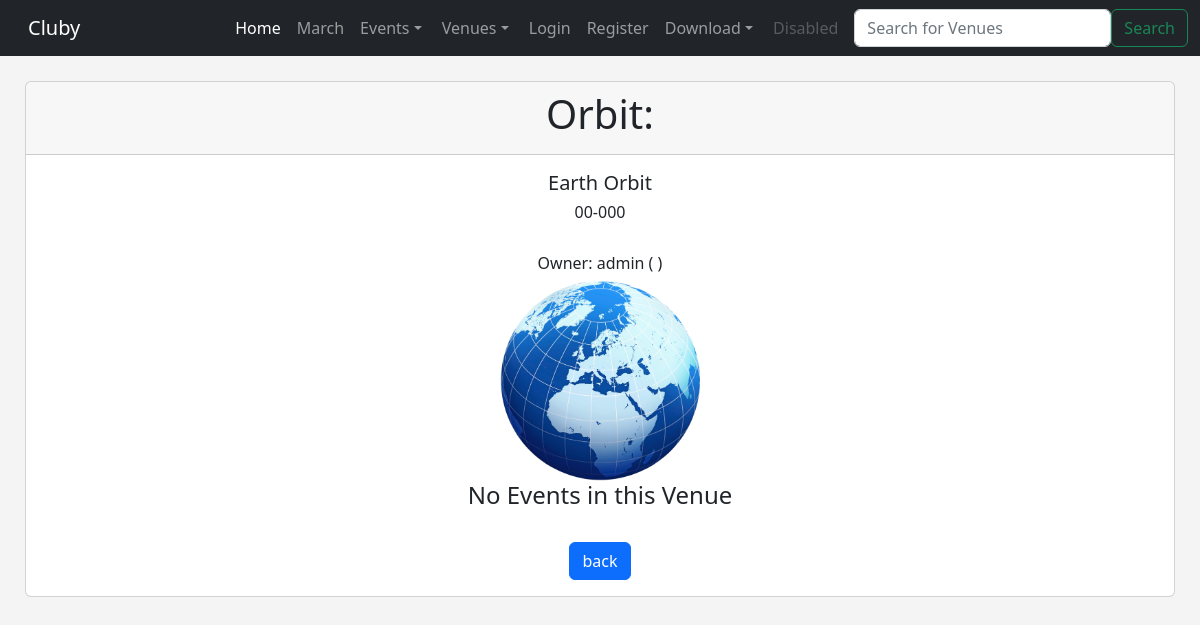
Before: /show_venue/20 with the older database file.
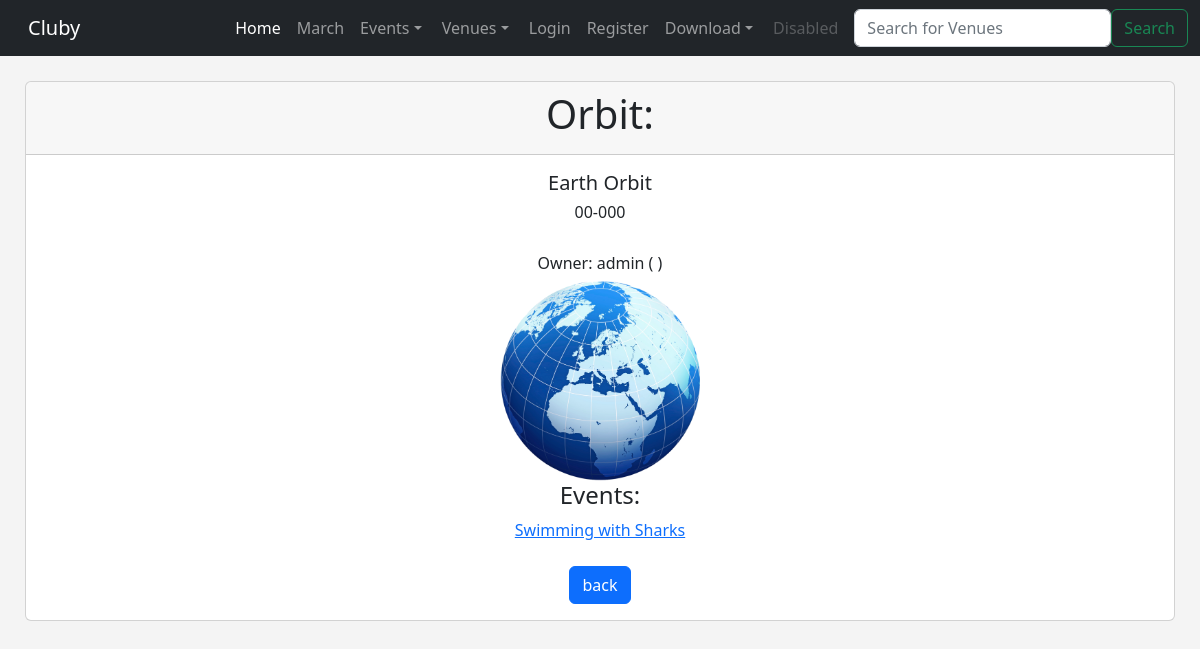
After: the same page with the newer database file.
### events/models.py (models this page shows, shortened)
class Venue(models.Model):
    name = models.CharField('Venue Name', max_length = 120)
    address = models.CharField(max_length = 300)
    zip_code = models.CharField('Zip Code', max_length = 15)
    phone = models.CharField('Contact Phone', max_length = 25, blank=True)
    web = models.URLField('Website Address', blank=True)
    email_address = models.EmailField('Email Address', blank=True)
    owner = models.IntegerField("Venue Owner", blank=False, default=1)
    venue_image = models.ImageField(null=True, blank=True, upload_to='images/')
    def __str__(self):
        return self.name

class Event(models.Model):
    name = models.CharField('Event Name', max_length=120)
    event_date = models.DateTimeField('Event Date')
    venue = models.ForeignKey(Venue, blank=True, null=True, on_delete=models.CASCADE)
    manager = models.ForeignKey(User, blank=True, null=True, on_delete=models.SET_NULL)
    description = models.TextField(blank=True)
    attendees = models.ManyToManyField(User, related_name='attendees', blank=True)
    approved = models.BooleanField('Approved', default=False)
    def __str__(self):
        return self.name

### events/views.py (the view)
# urls.py: path('show_venue/<venue_id>', views.show_venue, name='show-venue'),
def show_venue(request, venue_id):
    venue = Venue.objects.get(pk=venue_id)
    venue_owner = User.objects.get(pk=venue.owner)
    events = venue.event_set.all()
    return render(request, 'events/show_venue.html', {
        "venue": venue,
        "venue_owner": venue_owner,
        'events':events,
    })

### events/templates/events/show_venue.html (shortened to what this page needs)
{% extends 'events/base.html' %}
{% block content %}
    <center>
    <div class="card">
        <div class="card-header">
            <h1>{{ venue }}:</h1>
        </div>
        <div class="card-body">
          <h5 class="card-title">{{ venue.address }}</h5>
          <h6 class="card-text">{{ venue.zip_code }}</h6>
          <a href="{{ venue.web }}">{{ venue.web }}</a> <br>
          <h6 class="card-text"> Owner: {{ venue_owner }} ({{ venue_owner.first_name }} {{ venue_owner.last_name }})</h6>
          {% if venue.venue_image %}
            <img src="{{ venue.venue_image.url }}" alt="" width="200">
          {% endif %}
          {% if events %}
            <h4> Events: </h4>
            {% for event in events %}
              <a href="{% url 'show-event' event.id %}">{{ event }}</a>  <br>
            {% endfor %}
          {% else %}
          <h4>No Events in this Venue </h4>
          {% endif %}
          <br>
          <a href="{% url 'list-venues' %}" class="btn btn-primary">back</a>
        </div>
      </div>
    </center>
{% endblock %}

### events/templates/events/base.html (shortened to what this page needs)
<!doctype html>
<html lang="ar" dir="ltr">
  <head>
    <link rel="stylesheet" href="">
    <link rel="stylesheet" href="https://cdn.jsdelivr.net/npm/bootstrap@5.2.2/dist/css/bootstrap.rtl.min.css">
    <link rel="stylesheet" href="../static/events/dupa.css">
    <link rel="stylesheet" href="../static/events/style.css">
  </head>
  <body>
    {% include 'events/navbar.html' %}
    <div class="dupa">
      {% block content %}
      {% endblock %}
    </div>
  </body>
</html>

### events/templates/events/navbar.html (shortened to what this page needs)
<nav class="navbar navbar-expand-lg navbar-dark bg-dark" dir="ltr">
    <div class="container-fluid">
      <a class="navbar-brand" href="{% url 'home' %}">Cluby {% if user.is_authenticated %} {{ user }} {% endif %}</a>
      <div class="collapse navbar-collapse" id="navbarSupportedContent">
        <ul class="navbar-nav me-auto mb-2 mb-lg-0">
          <li class="nav-item">
            <a class="nav-link active" aria-current="page" href="{% url 'home' %}">Home</a>
          </li>
          <li class="nav-item">
            <a class="nav-link" href="{% url 'home' '2022' 'march' %}">March</a>
          </li>
          <li class="nav-item dropdown">
            <a class="nav-link dropdown-toggle" href="#" role="button" data-bs-toggle="dropdown" aria-expanded="false">
              Events
            </a>
              </li>
            </ul>
          <li class="nav-item dropdown">
            <a class="nav-link dropdown-toggle" href="#" role="button" data-bs-toggle="dropdown" aria-expanded="false">
              Venues
            </a>
              </li>
          {% if user.is_authenticated %}
            <li class="nav-item">
              <a class="nav-link" href="{% url 'logout' %}">Logout</a>
            </li>
          {% else %}
            <li class="nav-item">
              <a class="nav-link" href="{% url 'login' %}">Login</a>
            </li>
            <li class="nav-item">
              <a class="nav-link" href="{% url 'register-user' %}">Register</a>
            </li>
          {% endif %}
          <li class="nav-item dropdown">
            <a class="nav-link dropdown-toggle" href="#" role="button" data-bs-toggle="dropdown" aria-expanded="false">
              Download
            </a>
              </li>
          <li class="nav-item">
            <a class="nav-link disabled">Disabled</a>
          </li>
        <form class="d-flex" role="search" method=POST action='{% url "search-venues" %}'>
          <input class="form-control me-2" type="search" placeholder="Search for Venues" aria-label="Search" name="searched">
          <button class="btn btn-outline-success" type="submit">Search</button>
        </form>
      </div>
    </div>
  </nav>

### events/static/events/dupa.css (style rules this page uses)
.dupa { padding: 25px; margin: auto; }

### events/templates/events/base.html (style rules this page uses)
body { background: #f4f4f4; }

Changed rows visible on the page:
now on this page (row edited): Event: name "Swimming with Sharks"
changed Event: venue_id 4 → 20 (drawn)
Other visible differences:
text no longer shown: "No Events in this Venue"
text now shown: "Events:"
